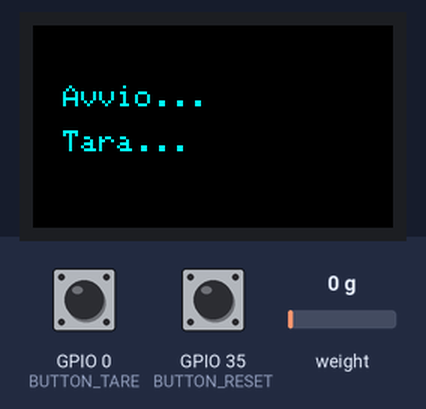
Recording of a sketch running on a simulated ESP32. On the bench: 240×135 colour display. The inputs (shaded band) are chosen by the test bench; at power-on: GPIO 35 (BUTTON_RESET) HIGH, GPIO 0 (BUTTON_TARE) HIGH, weight on the scale 0 g. What the sketch prints to the serial monitor is not drawn.

Above: at 0.4 s.
At 3.5 s:
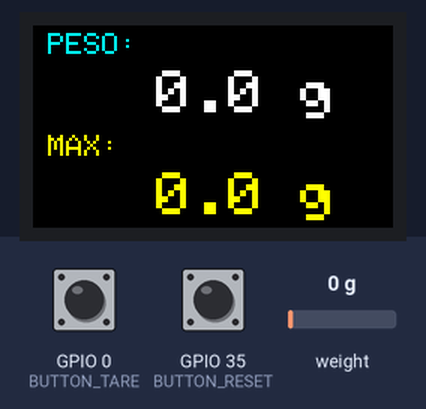
3.6 s: GPIO 35 (BUTTON_RESET) pulled LOW for 0.15 s
At 4.0 s:
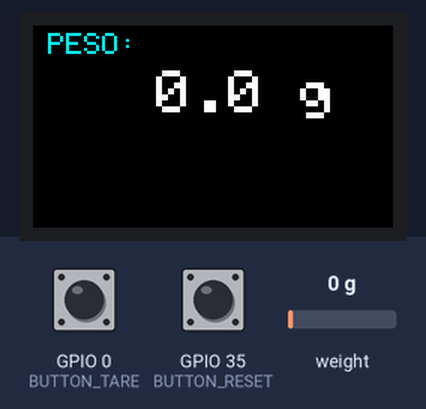
5.5 s: GPIO 0 (BUTTON_TARE) pulled LOW for 3.2 s
At 6.8 s:
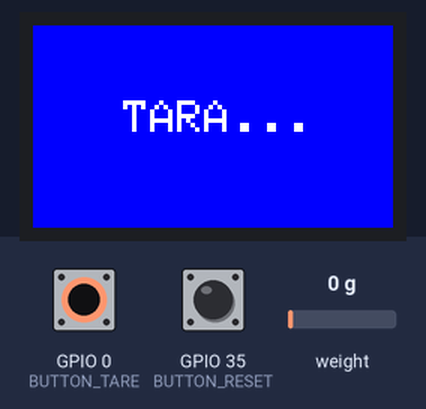
11.3 s: GPIO 0 (BUTTON_TARE) pulled LOW for 0.15 s
14.4 s: GPIO 0 (BUTTON_TARE) pulled LOW for 1 s
18.1 s: GPIO 0 (BUTTON_TARE) driven LOW and GPIO 35 (BUTTON_RESET) driven LOW
At 20.41 s:
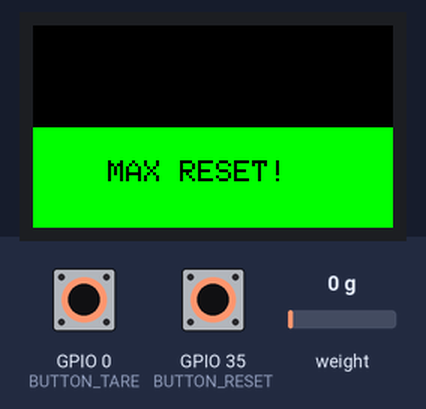
21.1 s: GPIO 0 (BUTTON_TARE) driven HIGH
At 23.46 s:
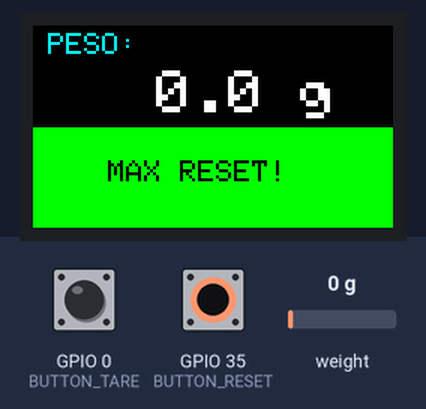
Timing chart, 0 to 25.0 s (numbered marks = the images above; inputs shaded):
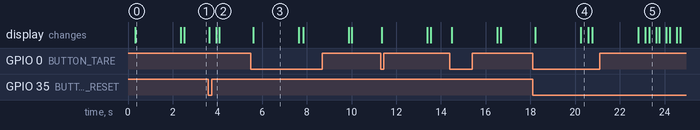

Measured:
- after the input at 3.6 s, the display: first changes at once (image 2 shows a later state)
- after the input at 5.5 s, the display: changes after 0.11 s (image 3)
- after the input at 18.1 s, the display: first changes after 0.11 s (image 4 shows a later state)
- after the input at 21.1 s, the display: first differs from a run without the input after 2.2 s (image 5)
- what the display in image 0 shows lasts 2.1 s, from 0.3 s to 2.4 s

The sketch:

esp32_bilancia.ino
```cpp
/*
 * ESP32 Bilancia - Weight Scale Firmware
 *
 * Firmware per LilyGo T-Display (ESP32) con cella di carico HX711
 *
 * Hardware: T-Display ESP32 1.14" ST7789 135x240
 *
 * Caratteristiche:
 * - Lettura peso in tempo reale a 80 SPS
 * - Tara automatica all'avvio
 * - Display: peso attuale e peso massimo
 * - Output seriale per Arduino Serial Plotter
 *
 * Librerie richieste:
 * - TFT_eSPI (configurata per T-Display - Setup25)
 * - HX711 Arduino Library by Bogdan Necula
 */

#include <TFT_eSPI.h>
#include <HX711.h>

// =============================================================================
// CONFIGURAZIONE PIN HX711
// =============================================================================
// Pin disponibili su T-Display ESP32:
// GPIO 2, 12, 13, 15, 17, 21, 22, 25, 26, 27, 32, 33
#define HX711_DOUT_PIN  27    // Data pin
#define HX711_SCK_PIN   26    // Clock pin

// =============================================================================
// CONFIGURAZIONE PULSANTI T-DISPLAY
// =============================================================================
#define BUTTON_TARE     0     // GPIO 0 - Pulsante superiore (BOOT)
#define BUTTON_RESET    35    // GPIO 35 - Pulsante inferiore

// =============================================================================
// CONFIGURAZIONE CELLA DI CARICO
// =============================================================================
// Portata massima della cella in grammi
// Valori comuni: 1000 (1kg), 5000 (5kg), 10000 (10kg), 20000 (20kg)
#define LOAD_CELL_CAPACITY  10000   // 10 kg

// Fattore di calibrazione - DA CALIBRARE CON PESO NOTO
// Procedura: posizionare peso noto, calcolare:
// nuovo_fattore = vecchio_fattore * (peso_letto / peso_reale)
#define CALIBRATION_FACTOR  209.2

// Soglia minima per considerare un peso valido (evita rumore)
#define WEIGHT_THRESHOLD    5.0     // grammi

// =============================================================================
// CONFIGURAZIONE FILTRO SMOOTHING
// =============================================================================
// Fattore di smoothing EMA (Exponential Moving Average)
// Valori: 0.01 - 0.5
// Più basso = più smooth ma più lento a reagire
// Più alto = meno smooth ma più reattivo
#define SMOOTHING_FACTOR    0.15

// =============================================================================
// CONFIGURAZIONE DISPLAY T-DISPLAY
// =============================================================================
// Display: 1.14" ST7789 135x240 pixel (SPI interface)
#define SCREEN_WIDTH    240
#define SCREEN_HEIGHT   135

#define TFT_BG_COLOR    TFT_BLACK
#define TFT_TEXT_COLOR  TFT_WHITE
#define TFT_MAX_COLOR   TFT_YELLOW
#define TFT_LABEL_COLOR TFT_CYAN

// =============================================================================
// CONFIGURAZIONE SERIALE
// =============================================================================
#define SERIAL_BAUD     115200

// =============================================================================
// VARIABILI GLOBALI
// =============================================================================
TFT_eSPI tft = TFT_eSPI();
HX711 scale;

float rawWeight = 0.0;          // Peso grezzo (non filtrato)
float currentWeight = 0.0;      // Peso filtrato (smoothed)
float maxWeight = 0.0;          // Peso massimo registrato
float lastDisplayedWeight = -1; // Per evitare refresh inutili
float lastDisplayedMax = -1;
bool filterInitialized = false; // Flag per inizializzazione filtro

unsigned long lastReadTime = 0;
const unsigned long READ_INTERVAL = 12;  // ~80 SPS (1000ms / 80 = 12.5ms)

// Debounce pulsanti
unsigned long lastButtonTare = 0;
unsigned long lastButtonReset = 0;
const unsigned long DEBOUNCE_DELAY = 250;

// =============================================================================
// PROTOTIPI FUNZIONI
// =============================================================================
void initDisplay();
void initScale();
void performTare();
void readWeight();
void updateDisplay();
void sendSerialData();
void handleButtons();
void resetMaxWeight();

// =============================================================================
// SETUP
// =============================================================================
void setup() {
  // Inizializza seriale
  Serial.begin(SERIAL_BAUD);
  delay(100);

  Serial.println("ESP32 Bilancia - Avvio...");
  Serial.println("Peso(g)\tMax(g)");  // Header per Serial Plotter

  // Configura pulsanti
  pinMode(BUTTON_TARE, INPUT_PULLUP);
  pinMode(BUTTON_RESET, INPUT);  // GPIO 35 ha pull-up interno

  // Inizializza display
  initDisplay();

  // Mostra messaggio di avvio
  tft.fillScreen(TFT_BG_COLOR);
  tft.setTextColor(TFT_LABEL_COLOR, TFT_BG_COLOR);
  tft.setTextSize(2);
  tft.setCursor(20, 40);
  tft.println("Avvio...");

  // Inizializza bilancia
  initScale();

  // Esegui tara automatica
  tft.setCursor(20, 70);
  tft.println("Tara...");
  performTare();

  // Pulisci display per la visualizzazione principale
  tft.fillScreen(TFT_BG_COLOR);

  Serial.println("Sistema pronto!");
}

// =============================================================================
// LOOP PRINCIPALE
// =============================================================================
void loop() {
  // Gestisci pulsanti
  handleButtons();

  // Leggi peso a intervalli regolari (80 SPS)
  unsigned long currentTime = millis();
  if (currentTime - lastReadTime >= READ_INTERVAL) {
    lastReadTime = currentTime;

    // Leggi peso
    readWeight();

    // Aggiorna peso massimo
    if (currentWeight > maxWeight && currentWeight > WEIGHT_THRESHOLD) {
      maxWeight = currentWeight;
    }

    // Aggiorna display
    updateDisplay();

    // Invia dati seriali per plotter
    sendSerialData();
  }
}

// =============================================================================
// INIZIALIZZAZIONE DISPLAY
// =============================================================================
void initDisplay() {
  tft.init();
  tft.setRotation(1);  // Landscape (240x135)
  tft.fillScreen(TFT_BG_COLOR);
  tft.setTextColor(TFT_TEXT_COLOR, TFT_BG_COLOR);
}

// =============================================================================
// INIZIALIZZAZIONE BILANCIA HX711
// =============================================================================
void initScale() {
  scale.begin(HX711_DOUT_PIN, HX711_SCK_PIN);

  // Attendi che HX711 sia pronto
  while (!scale.is_ready()) {
    Serial.println("Attesa HX711...");
    delay(100);
  }

  // Imposta fattore di calibrazione
  scale.set_scale(CALIBRATION_FACTOR);

  Serial.println("HX711 inizializzato");
}

// =============================================================================
// ESEGUI TARA
// =============================================================================
void performTare() {
  Serial.println("Esecuzione tara...");

  // Esegui media di 20 letture per tara stabile
  scale.tare(20);

  // Reset valori dopo tara
  maxWeight = 0.0;
  currentWeight = 0.0;
  rawWeight = 0.0;
  filterInitialized = false;  // Reset filtro EMA
  lastDisplayedWeight = -1;
  lastDisplayedMax = -1;

  Serial.println("Tara completata");
}

// =============================================================================
// LETTURA PESO CON FILTRO EMA
// =============================================================================
void readWeight() {
  if (scale.is_ready()) {
    // Lettura grezza (segno invertito per compressione)
    rawWeight = -scale.get_units(1);

    // Limita a valori positivi
    if (rawWeight < 0) {
      rawWeight = 0.0;
    }

    // Filtro EMA (Exponential Moving Average)
    // Formula: filtered = alpha * new + (1 - alpha) * filtered
    if (!filterInitialized) {
      // Prima lettura: inizializza il filtro
      currentWeight = rawWeight;
      filterInitialized = true;
    } else {
      // Applica smoothing
      currentWeight = (SMOOTHING_FACTOR * rawWeight) + ((1.0 - SMOOTHING_FACTOR) * currentWeight);
    }

    // Applica soglia minima (dopo il filtro)
    if (currentWeight < WEIGHT_THRESHOLD) {
      currentWeight = 0.0;
    }
  }
}

// =============================================================================
// AGGIORNAMENTO DISPLAY
// =============================================================================
void updateDisplay() {
  // Aggiorna solo se i valori sono cambiati significativamente
  bool weightChanged = abs(currentWeight - lastDisplayedWeight) >= 0.5;
  bool maxChanged = abs(maxWeight - lastDisplayedMax) >= 0.5;

  if (weightChanged || maxChanged) {
    // ---- RIGA SUPERIORE: PESO ATTUALE ----
    if (weightChanged) {
      // Pulisci area peso attuale
      tft.fillRect(0, 0, SCREEN_WIDTH, 67, TFT_BG_COLOR);

      // Label
      tft.setTextColor(TFT_LABEL_COLOR, TFT_BG_COLOR);
      tft.setTextSize(2);
      tft.setCursor(10, 5);
      tft.print("PESO:");

      // Valore peso attuale
      tft.setTextColor(TFT_TEXT_COLOR, TFT_BG_COLOR);
      tft.setTextSize(4);
      tft.setCursor(10, 30);

      if (currentWeight >= 1000) {
        tft.printf("%6.0f g", currentWeight);
      } else {
        tft.printf("%6.1f g", currentWeight);
      }

      lastDisplayedWeight = currentWeight;
    }

    // ---- RIGA INFERIORE: PESO MASSIMO ----
    if (maxChanged) {
      // Pulisci area peso massimo
      tft.fillRect(0, 68, SCREEN_WIDTH, 67, TFT_BG_COLOR);

      // Label
      tft.setTextColor(TFT_MAX_COLOR, TFT_BG_COLOR);
      tft.setTextSize(2);
      tft.setCursor(10, 73);
      tft.print("MAX:");

      // Valore peso massimo
      tft.setTextColor(TFT_MAX_COLOR, TFT_BG_COLOR);
      tft.setTextSize(4);
      tft.setCursor(10, 98);

      if (maxWeight >= 1000) {
        tft.printf("%6.0f g", maxWeight);
      } else {
        tft.printf("%6.1f g", maxWeight);
      }

      lastDisplayedMax = maxWeight;
    }
  }
}

// =============================================================================
// INVIO DATI SERIALI (formato Serial Plotter)
// =============================================================================
void sendSerialData() {
  // Formato per Arduino Serial Plotter:
  // valore1 TAB valore2

  Serial.print(currentWeight, 1);
  Serial.print("\t");
  Serial.println(maxWeight, 1);
}

// =============================================================================
// GESTIONE PULSANTI
// =============================================================================
void handleButtons() {
  unsigned long currentTime = millis();

  // Pulsante TARE (GPIO 0) - Active LOW
  if (digitalRead(BUTTON_TARE) == LOW) {
    if (currentTime - lastButtonTare > DEBOUNCE_DELAY) {
      lastButtonTare = currentTime;

      // Feedback visivo
      tft.fillScreen(TFT_BLUE);
      tft.setTextColor(TFT_WHITE, TFT_BLUE);
      tft.setTextSize(3);
      tft.setCursor(60, 50);
      tft.println("TARA...");

      performTare();

      // Ripristina display
      tft.fillScreen(TFT_BG_COLOR);
      lastDisplayedWeight = -1;
      lastDisplayedMax = -1;
    }
  }

  // Pulsante RESET MAX (GPIO 35) - Active LOW
  if (digitalRead(BUTTON_RESET) == LOW) {
    if (currentTime - lastButtonReset > DEBOUNCE_DELAY) {
      lastButtonReset = currentTime;
      resetMaxWeight();
    }
  }
}

// =============================================================================
// RESET PESO MASSIMO
// =============================================================================
void resetMaxWeight() {
  // Feedback visivo
  tft.fillRect(0, 68, SCREEN_WIDTH, 67, TFT_GREEN);
  tft.setTextColor(TFT_BLACK, TFT_GREEN);
  tft.setTextSize(2);
  tft.setCursor(50, 90);
  tft.println("MAX RESET!");

  delay(300);

  // Reset valore
  maxWeight = 0.0;
  lastDisplayedMax = -1;

  // Ripristina display
  tft.fillRect(0, 68, SCREEN_WIDTH, 67, TFT_BG_COLOR);

  Serial.println("# Peso massimo resettato");
}
```
